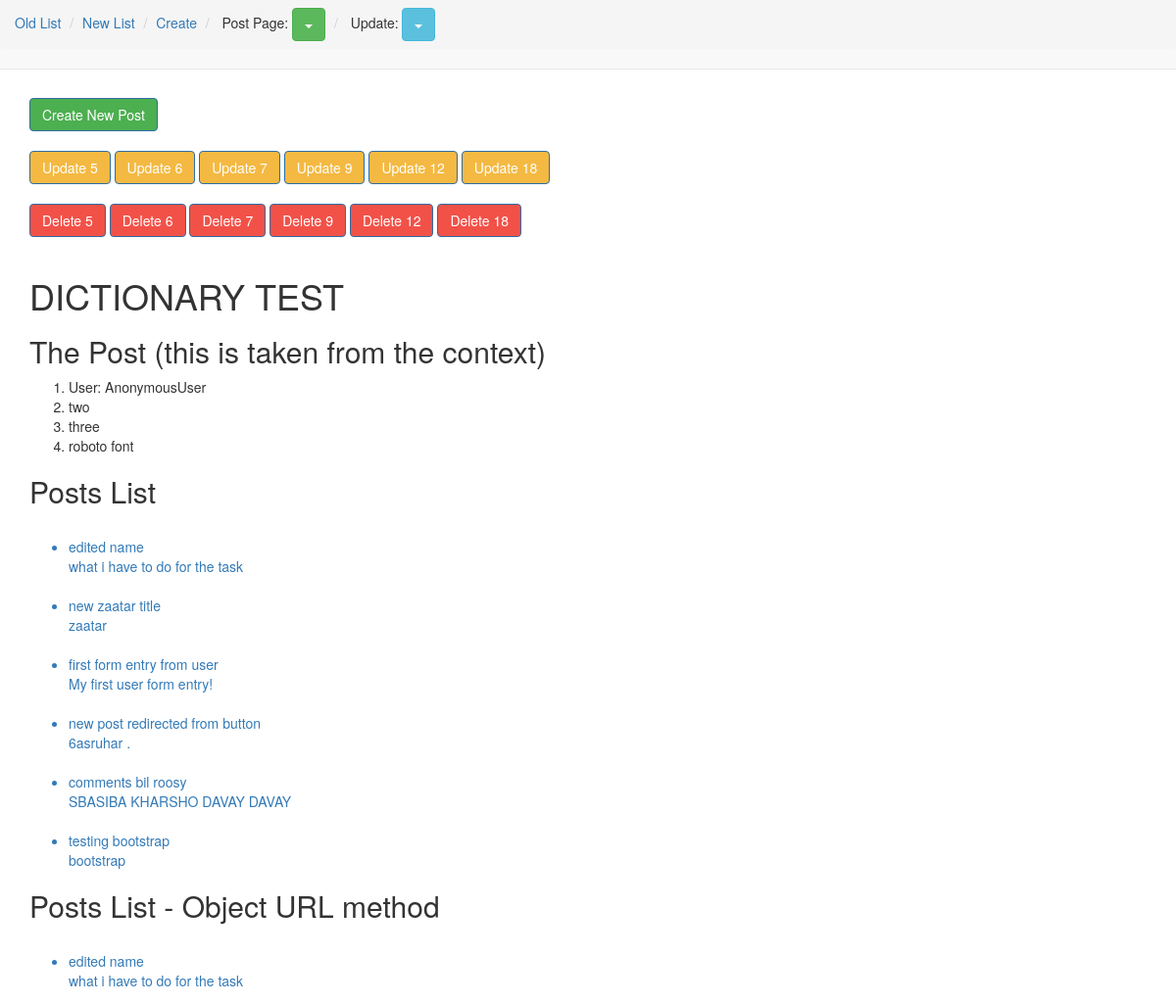
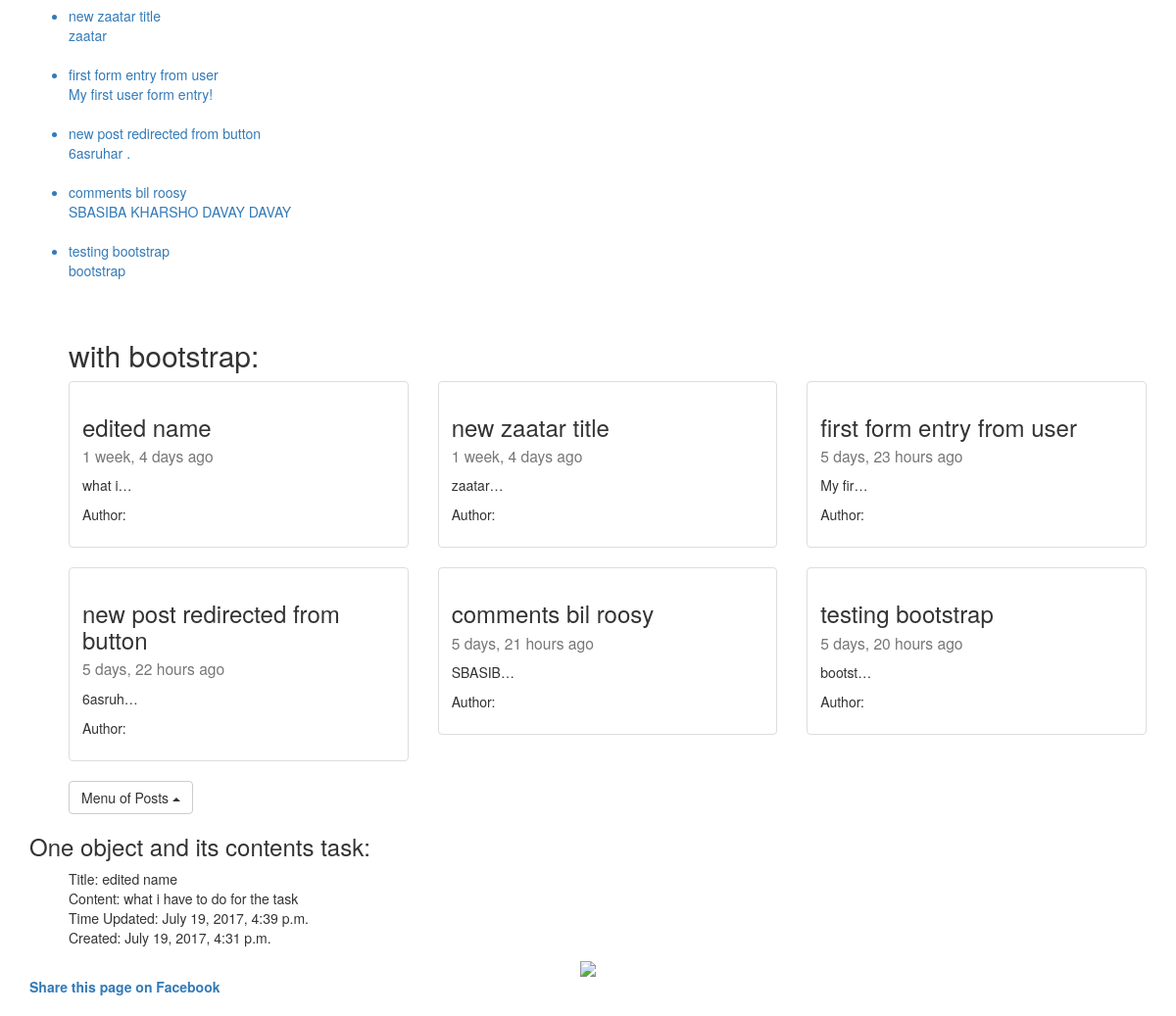
/list/, run on an earlier commit of the app's database (2 pictures, top to bottom).
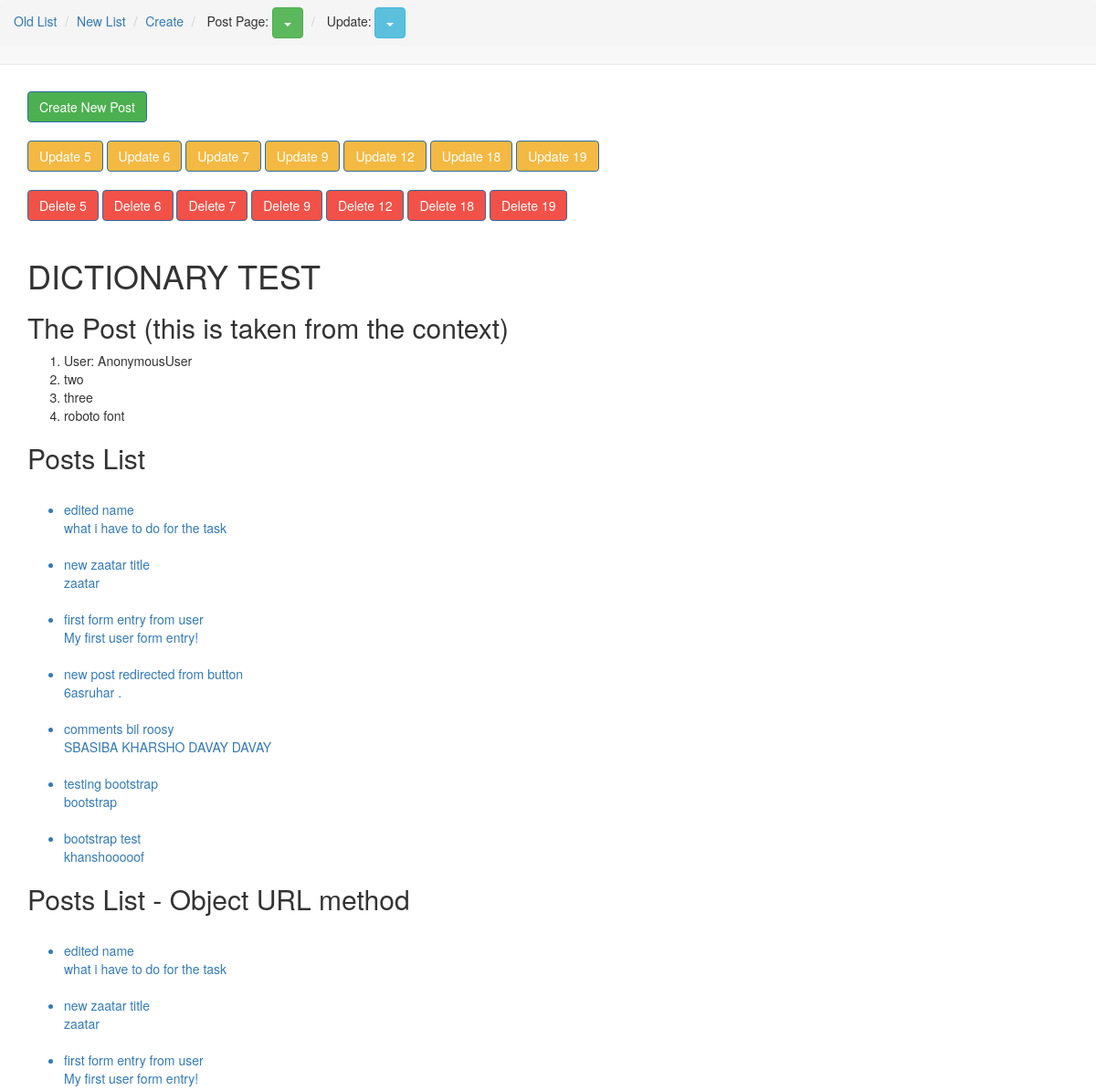
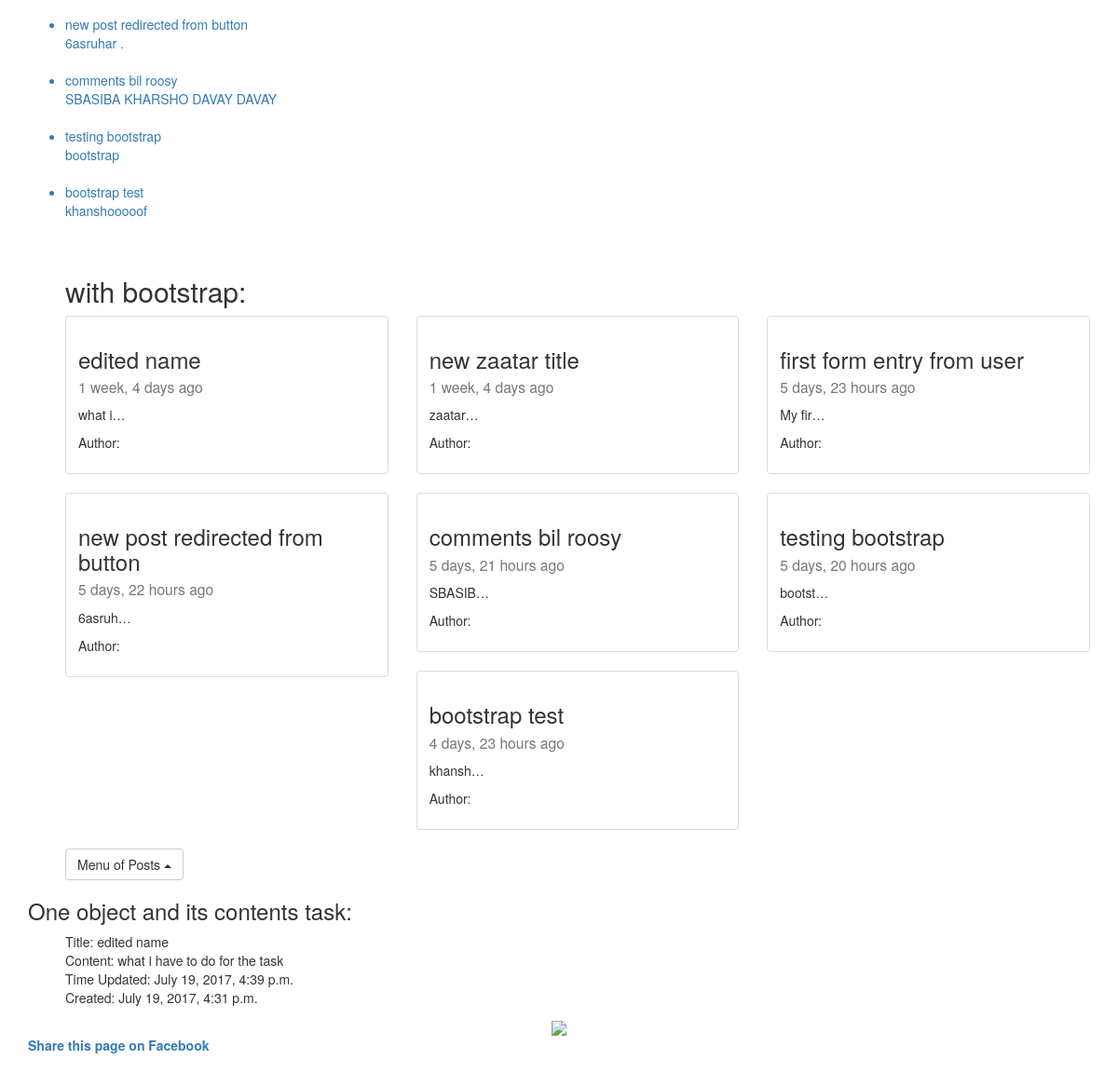
And on a later commit of the database (2 pictures, top to bottom).
### post/models.py (models this page shows, shortened)
class Post(models.Model):
	author = models.ForeignKey(User, default=1)
	title = models.CharField(max_length=140)
	content = models.TextField()
	image = models.ImageField(upload_to="blog_images", null=True, blank=True)
	updated = models.DateTimeField(auto_now=True)
	timestamp = models.DateTimeField(auto_now_add=True)
	slug = models.SlugField(unique=True)
	def absurl(self):
		return reverse("posts:id", kwargs={"slug": self.slug})

### post/views.py (the view)
# urls.py: url(r'^list/$', views.post_list, name="list"),
def post_list(request):
	post_list = Post.objects.all()
	post_one = Post.objects.get(title="edited name")
	context = {
	"title": "(this is taken from the context)",
	"user": request.user,
	"post_list": post_list,
	"post_one": post_one,
	}
	return render(request, 'list.html', context)

### post/templates/list.html (shortened to what this page needs)
<!DOCTYPE html>
{% load static %}
<html>
<head>
	<link rel="stylesheet" type="text/css" href="{% static 'css/bootstrap.min.css' %}">
</head>
<body>
<nav class="navbar navbar-default navbar-fixed-top">
<ol class="breadcrumb">
  <li><a href="{% url 'posts:list' %}">Old List</a></li>
  <li><a href="{% url 'posts:new' %}">New List</a></li>
  <li><a href="{% url 'posts:create' %}">Create</a></li>
  <li>
  Post Page:
  <button type="button" class="btn btn-success dropdown-toggle" data-toggle="dropdown" aria-haspopup="true" aria-expanded="false">
    <span class="caret"></span>
  </button>
  </li>
  <li>
Update:
  <button type="button" class="btn btn-info dropdown-toggle" data-toggle="dropdown" aria-haspopup="true" aria-expanded="false">
    <span class="caret"></span>
  </button>
  </li>
</ol>
</nav>
<div class="container">
<br><br><br><br><br>
<a href="../form"><button type="button" id="create" class="btn btn-primary">Create New Post
</button></a>
<br><br>
{% for x in post_list %}
		<a href="../update/{{x.id}}"><button type="button" id="update" class="btn btn-primary">Update {{x.id}}</button></a>
	{% endfor %}
<br><br>
{% for x in post_list %}
		<a href="../delete/{{x.id}}"><button type="button" id="delete" class="btn btn-primary"> Delete  {{x.id}}</button></a>
	{% endfor %}
<br><br>
<h1>DICTIONARY TEST</h1>
<h2>The Post {{title}}</h2>
<ol>
<li>User: {{user}}</li>
<li>two</li>
<li>three</li>
<li>roboto font</li>
</ol>
<h2> Posts List </h2>
<ul>
	{% for instance in post_list %}
		<br>
		<a href="{% url 'posts:id' slug=instance.slug %}"><li>{{instance.title}}<br>
		{{instance.content}}</li></a>
	{% endfor %}
</ul>
<h2> Posts List - Object URL method</h2>
<ul>
	{% for x in post_list %}
		<br>
		<a href="{{x.absurl}}"><li>{{x.title}}<br>
		{{x.content}}</li></a>
	{% endfor %}
<br><br>
<h2>with bootstrap:</h2>
<div class="row">
   {% for x in post_list %}
  <div class="col-sm-6 col-md-4">
    <div class="thumbnail">
      <div class="caption">
        <h3>{{x.title}}<br><small>{{x.timestamp|timesince}} ago</small></h3>
        <p>{{x.content|linebreaks|truncatechars:10}}</p>
        Author: {{x.author.get_full_name}}<br>
      </div>
    </div>
  </div>
  {% endfor %}
</div>
<div class="dropup">
  <button class="btn btn-default dropdown-toggle" type="button" id="dropdownMenu2" data-toggle="dropdown" aria-haspopup="true" aria-expanded="false">
    Menu of Posts
    <span class="caret"></span>
  </button>
</div>
</ul>
<h3>One object and its contents task: </h3>
<ul id="new">
Title: {{post_one.title}}<br>
Content: {{post_one.content}}<br>
Time Updated: {{post_one.updated}}<br>
Created: {{post_one.timestamp}}
</ul>
<div style="text-align: center"><img src="https://i.vimeocdn.com/portrait/58832_300x300" id="img">
</div>
<a href="https://www.facebook.com/sharer/sharer.php?u=http://www.elevent.me">
<strong>Share this page on Facebook</strong>
</a>
<br><br>
</div>
</body>
</html>

What changed in the data, as far as the page shows it:
added Post: id "19", title "bootstrap test", content "khanshooooof", timestamp "4 days, 23 hours", content "khansh…"
